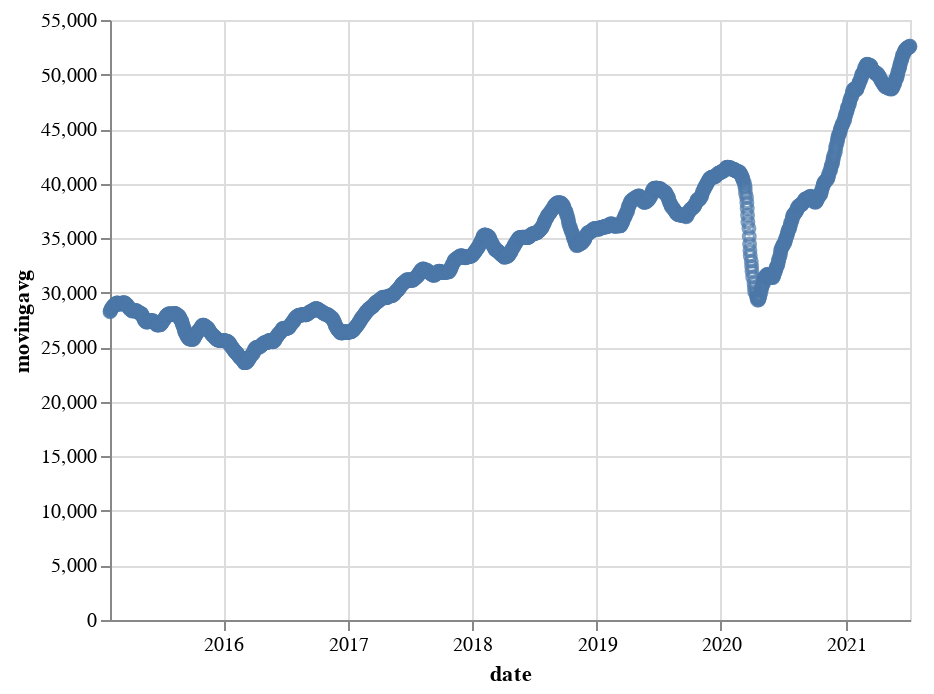

Notebook code cell kept with this figure:
### Code cell
alt.Chart(altdata_fourweek).mark_point().encode(
    x='date',
    y='movingavg'
)

### Figure 1 — Vega-Lite specification as saved in the notebook (floating-point values rounded to 4 significant figures; data arrays with more than 128 entries replaced by an {"elided": "..."} marker saying what was removed)
{"config": {"view": {"continuousWidth": 400, "continuousHeight": 300}}, "data": {"name": "data-49c3784caf7bcae2bde3e42defe9fa06"}, "mark": "point", "encoding": {"x": {"field": "date", "type": "temporal"}, "y": {"field": "movingavg", "type": "quantitative"}}, "$schema": "https://vega.github.io/schema/vega-lite/v4.17.0.json", "datasets": {"data-49c3784caf7bcae2bde3e42defe9fa06": {"elided": "1582 records"}}}
